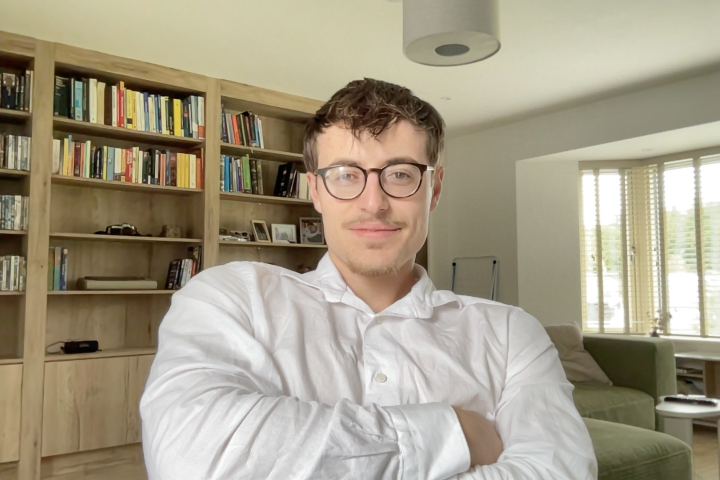
#> input picture selfPortrait.jpg, 1440 x 960 px (shown at 1/2 size)
$ python file.py
#> lines starting #> are read from the running program, lines starting #| are printed output that depends on the picture
import sklearn
import numpy as np
from PIL import Image
import matplotlib.pyplot as plt
from scipy.ndimage import convolve
from skimage.transform import resize
"""
BACKGROUND: This method transforms our RGB image, into a grayscaled image. It is repeated for every pixel in the image.
STEP 1: The 'image' we pass as an argument is a NumPy array, and stores the dimensions of the array.
It looks like this: [x, y, 3]
 - The x refers to the height of the image, so the number of rows.
  - The y refers to the width of the image, so the number of columns.
   - The 3, refers to the number of colour channels. In an RBG image it is 3, in a thresholded image it is 2.

STEP 2: We use nested 'for' loops to loop through the whole image.
 - 'x' represents the row, 'y' represents the column.
  - 'x' loops from 0 to the number of rows in the image represented by 'image.shape[0]'
   - 'y' loops from 0 to the number of columns in the image represented by 'image.shape[1]'

STEP 3: Next, the integer 'redChannel' looks into the NumPy array, and stores the red intensity of the current pixel. (E.g. redChannel = 120)
 It repeats this process for all of the pixels on each iteration. Same applies for the 'greenChannel' and 'blueChannel', with '1 = GREEN' and '2 = BLUE' respectively.

STEP 4: Next, we create an int 'pixelIntensity' that stores the grayscale pixel intensity that will be assigned to the current pixel.
 - This is determined by fixed weights assigned to each colour channel. This is because the human eye is more sensitive to certain
  - colours, therefore, making the weights NOT an even 0.333 each.
   - We store the intensity in an 'int' because the result of our calculations could be a decimal number, but a standard 8-bit image
    only represents WHOLE intensity values!

STEP 5: Lastly, we need to set every pixel in the image to grayscale. We take the 'x' & 'y' coordinates of each pixel,
 - and then we set the R, G, and B channels all to the grayscale intensity which we calculated just now!
"""
def grayscaleImage(image):
    for x in range(0, image.shape[0]):
        for y in range(0, image.shape[1]):
            redChannel = image[x, y, 0]
            greenChannel = image[x, y, 1]
            blueChannel = image[x, y, 2]

            pixelIntensity = int(
                0.299 * redChannel +
                0.587 * greenChannel +
                0.114 * blueChannel)

            image[x, y] = [pixelIntensity, pixelIntensity, pixelIntensity]
    return image

"""
BACKGROUND: This method returns a histogram with the intensity of each pixel in the grayscale image. It is repeated for every pixel in the image.
STEP 1: We first create a 'histogram' variable that stores a NumPy array that contains 256 floating point numbers.
  - We use 256, because in a standard grayscale image, a pixel can be an intensity from 0 to 255.
   - Each INDEX in the 'histogram' array represents an intensity level.
   - Each value given to each INDEX at the beginning is 0.0, because we haven't gone through the image yet.

STEP 2: We use nested 'for' loops to loop through the whole image.
  - 'x' represents the row, 'y' represents the column.
   - 'x' loops from 0 to the number of rows in the image represented by 'image.shape[0]'
    - 'y' loops from 0 to the number of columns in the image represented by 'image.shape[1]'

STEP 3: We store the pixel intensity inside of the 'pixelIntensity' variable.
 - We use the 'x' & 'y' coordinates to locate the pixel, but we ONLY store the intensity.

STEP 4: The last thing we do is, once we have the pixel intensity, we want to add 1 to the counter in our 'histogram' NumPy array.
- (E.g. If we had a pixelIntensity = 220, that means at the index 220 in the NumPy array, add 1, meaning one pixel has a 220 intensity)
"""
def imageHistogramGrayscale(image):
    grayscaleHistogram = np.zeros(256)
    for x in range(0, image.shape[0]):
        for y in range(0, image.shape[1]):
            pixelIntensity = image[x, y]
            grayscaleHistogram[(pixelIntensity)] += 1
    return grayscaleHistogram

"""
BACKGROUND: This method returns a histogram with the R, G & B intensities of each pixel in the RGB image. It is repeated for every pixel in the image.
STEP 1: This method is very similar to our grayscale one. We create 3 separate NumPy arrays, one for every RGB channel.
 - They all start at 0.0 for each index same as before.

STEP 2: We loop through the whole image same as before, but for each pixel, we retrieve the R, G and B intensity values and store them in separate values.
 - 'redIntensity' is an integer to be clear, and the same applies for G and B.

STEP 3: After we disect the R, G and B intensities of all the pixels and store them in their appropriate int variables
 we add them to its appropriate 'histogram' NumPy array

STEP 4: Since we have 3 separate histograms now, we return all of them, that we can then use in the main() method.
"""
def imageHistogramsRGB(image):
    redHistogram = np.zeros(256)
    greenHistogram = np.zeros(256)
    blueHistogram = np.zeros(256)

    for x in range(0, image.shape[0]):
        for y in range(0, image.shape[1]):
            redIntensity = image[x, y, 0]
            greenIntensity = image[x, y, 1]
            blueIntensiy = image[x, y, 2]

            redHistogram[(redIntensity)] += 1
            greenHistogram[(greenIntensity)] += 1
            blueHistogram[(blueIntensiy)] += 1
    return redHistogram, greenHistogram, blueHistogram

"""
Images naturally have noise. Some images have more noise than others due to cicrumstances such as low light, electronic interference etc. If we use an image
 that is naturally relatively clean of noise, we introduce Gaussian noise. This means we purposefully make the image more noisy. Adding Gaussian noise to
  an image means we make random pixels lighter or brighter. More specifically, we add light intensity or decrease light intensity to each pixel in the image.
   This effect could make darker areas, darker. Lighter areas, lighter. Darker areas, lighter, and lighter areas, darker.
    (E.g. If a pixel in the image is 145 intensity. We add a Gaussian noise of +34, making the pixel now 179 intensity.)
     - The reason we add Gaussian noise is, we then want to determine how effective certain image processing techniques are at fixing noisy images.
      - This is so, when we have naturally noisy images, we can use these techniques to fix this noise, and make them cleaner.
       - CONCLSION: We create a problem by adding Gaussian noise to a relatively clean image, so that when we encounter naturally noisy images, we know how to handle them.

BACKGROUND: This method introduces Gaussian Noise to an RGB portrait image
'mean = 0.0': The mean is the average 'effect' of the Gaussian noise on the image. If we take all of the Gaussian noise values we applied to the image, and calculate their
 mean, it would equal Zero or close to Zero.

'variance = 0.02': The variance is how spread the Gaussian noise values are mathematically. In other words, we rather use the Standard Deviation
'standard deviation = 0.1414': The SD is how spread the Gaussian noise values are from the mean. That means that most noise values are +0.1414 or -0.1414 over/ lower the mean.

STEP 1: First, since the mean, variance and standard deviation are STANDARDIZED, meaning in a range between 0 and 1, we need to normalize our image too.
 - By normalizing it, that means the R, G and B values for each pixel, have to be a value between 0 and 1.
  - Before this method our 'image' is storing this [x, y, z] for EVERY PIXEL in the image as INT numbers. x being the RED channel, y being the BLUE channel, z being the GREEN channel.
   - After this method our 'image' is storing each of the RGB channels as FLOAT numbers.

   '.astype()': Converts the values in the NumPy array into a dfferent data type
   'np.float32': Specifies the new data type, AKA 32-Bit Floating Point numbers
   '/ 255.00': Divides each RGB channel for each pixel by a 255 to give the normalized RGB values for each pixel. NOTE: Its 255.00 because it is a floating-point division

STEP 2: We calculate the Standard Deviation by square rooting the variance as we are spreading the noise using a Normal Guassian Distribution
 - We use the '.sqrt()' function on the variance, which gives us a Standard Deviation of around 0.1414.
  - As mentioned earlier, this means MOST noise will be values around 0.1414, both in the positive and negative range.

STEP 3: Next, we generate the Gaussian noise values. REMEMBER: Every RGB channel for EVERY pixel, gets a RANDOM Gaussian Noise value!!
 - We start with using the '.random' function to generate random numbers
  - We then use the '.normal()' function because we want the noise to be spread following a Normal Gaussian distribution This means most of the
   noise values will be close to the mean, in both the positive (+) and negative (-) direction.
    - Noise values that are far from Zero, can happen but rarely.

    'mean': Provide the mean as an argument as we need it for our Normal distribution
    'StandardDeviation': Provide the SD as we need it for the distribution
    'normalizedImage.shape()': This creates the shape of the noise array. It has the exact shape of the grayscale image, to match the dimensions.
     This NumPy noise array will have these dimensions [N° of Rows, N° of Columns, Number of RGB channels], which matches the images dimensions and RGB Channels.

STEP 4: Now, we ADD the Gaussian noise onto our original Grayscale image.

STEP 5: Lastly, we normalize the image. What this means is, we ensure every pixel value in our image is between 0.0 and 1.0
 - This is because, after adding noise to our image, we might end up with pixel brightnesses that go below 0 or above 1. This
  could happen with pixels close to 0 or 1 to begin with, so close 0 or 255 in the 8-Bit scale.

  '.clip()': If we have a pixel value that is -0.15 for example, it will be set to 0, after the clipping.
             If a pixel value is 0.25 for example, it will remain 0.25, because it is in the 0 - 1 range.
             If a pixel value is 1.12 for example, it will be set to 1 after the clipping.
"""
def gaussianNoise(image, mean, variance):
    normalizedImage = image.astype(np.float32) / 255.00
    standardDeviation = np.sqrt(variance)

    gaussianNoise = np.random.normal(mean, standardDeviation, normalizedImage.shape)
    noisyImage = normalizedImage + gaussianNoise
    noisyImage = np.clip(noisyImage, 0.0, 1.0)
    return noisyImage

"""
Salt and Pepper (S&P) refers to random pixels that have extreme intensities such as 0 (Black) or 255 (White),
 and it's often caused by faulty sensors or memory cell errors.

BACKGROUND: This method is going to convert 9% of the total pixels in the image to either black or white.

STEP 1: First, we normalize the image, the same way we did with Gaussian Noise. We technically can avoid this, but we want to maintain
 a standard approach, similar to Gaussian. This means that if originally 255 = WHITE & 0 = BLACK, after standardization, 1 = WHITE & 0 is BLACK

STEP 2: Next, we need to create our S&P noise and store it in a NumPy array. This array is then mapped onto our grayscale image.

    'np.random': Generates random numbers from
    '.random()': Tells the first random function to generate random numbers between 0 INCLUSIVE and 1 EXCLUSIVE
    '.shape[:2]': Takes the 'normalizedImage' array that was storing [x, y, 3] and only considers the 'x' and 'y' (REMINDER: 'x' and 'y' are the total number of rows and columns).
     - For each of the pixels in the x * y image, we give it a random value from 0 to 1.
      - This is because S&P affects the ENTIRE pixel, not SPECIFIC RGB channels, therefore we ONLY make 1 decision per pixel (Either it stays the same, it becomes black or becomes white.)
       - In other words, we do not need to store the RGB channels, as we are NOT making a change to each RGB channel separately.

STEP 3: Conditions to determine whether the pixel changes to WHITE, BLACK or remains unchanged.
 - If the random value is < 0.045, then the pixel becomes BLACK!
 - If the random value is 0.045 >= x < 0.09, then the pixel becomes WHITE!
 - If the random value is > 0.09, then the pixel stays UNCHANGED!

STEP 4: Store these conditions in boolean arrays called 'pepperNoise' and 'saltNoise'
 - We create 2x boolean arrays that will store either TRUE or FALSE for each pixel in the image. We pass the image in both arrays, one at a time.
  - For every pixel in the pepperNoise array, IF it is < 0.045, then the array will store TRUE, if not FALSE.
  - For every pixel in the saltNoise array, IF it is 0.045 >= x < 0.09, then the array will store TRUE, if not FALSE.
   - NOTE: Any pixel set to TRUE in the pepperNoise array, CANNOT be also TRUE in the saltNoise array.
    The same pixel in BOTH arrays, CAN be FALSE, as it indicates that the pixel remains unchanged.

REMINDER: The amount set to 0.09 is essentially the probability of a pixel changing to either black or white. Since we set that any random value
 over 0.09 remains unchanged, the vast majority of the pixels will not change!
"""
def saltAndPepperNoise(image, amount):
    normalizedImage = image.astype(np.float32) / 255.00

    randomNoiseValues = np.random.random(normalizedImage.shape[:2])

    pepperNoise = randomNoiseValues < amount / 2
    saltNoise = (randomNoiseValues >= amount / 2) & (randomNoiseValues < amount)

    noisyImage = normalizedImage.copy()
    noisyImage[pepperNoise] = 0.0
    noisyImage[saltNoise] = 1.0

    return noisyImage

"""
EDGE DETECTION: Refers to the process of finding the rapid changes in intensity in an image through the use of
 First or Second-Derivative Edge Detection techniques. Mathematically, it measures the changes in intensity
  horizontally and vertically. If the change is rapid and substantial, then it is a candidate to be an edge.
   An edge could be the boundary of a foregound object next to the background, a rapid change in intensity within
    the foreground object itself.
     - In images, we find the change in pixel intensity vertically, so the columns, and horizonally, so the rows.
        That means we have a horizontal and vertical derivative. After that we find the gradient magnitude, which
         essentially 'combines the horizontal and vertical partial derivatives together' but in a safe way that considers
          whether the change is positive (+) or negative (-), and if the gradient magnitude is HIGH, we most likely have an edge.
           IF it is low, we most likely don't.
            - DETECTION TECHNIQUES: Since images can be very big, we use calculate the partial derivatives using HORIZONTAL and
             VERTICAL kernels/filters. First one we will look at is Roberts.

BACKGROUND: This method will use the Roberts First-Order Derivate to outline the edges in our noisty grayscale images.
 Roberts is unique because it considers a 2x2 neighbourhood of pixels, and measures the diagonal changes in intensity rather than the
  vertical or horizontal. As we will see below, Roberts considers the changes between the TOP-LEFT (1) and BOTTOM-RIGHT (-1) pixel in the 'x' filter,
  and the TOP-RIGHT (1) and BOTTOM-LEFT (-1) in the 'y' derivative. The (0) in the kernels mean these pixels do not contribute anything.

STEP 1: We calculate the 'x' and 'y' partial derivatives by doing the following math:
 [KEY: PI = Pixel Intensity], In Python the 'convolve()' function does this for us.

  (1 * PI) + (0 * PI) + (0 * PI) + (-1 * PI) = 'x' Partial Derivative

  (0 * PI) + (1 * PI) + (-1 * PI) + (0 * PI) = 'y' Partial Derivative

STEP 2: We calculate the gradient magnitude for every pixel in the image! In other words, the gradient magnitude is how strong the intensity change is for this 2x2 neighbourhood. Mathematically it is:

    SQRT('x' Partial Derivative**2 + 'y' Partial Derivatives**2)

     - NOTE: The GRADIENT MAGNITUDE is a NumPy array that represents the edge-only image. It comtains the diagonal values that arise from the
     'x' and 'y' derivatives!

STEP 3: Once we have calculated the gradient magnitude, we return it.
 - This image includes both strong and weak edges. Weaker edges are represented by a lighter shade of gray, while the stronger edges are
  a stronger shade of white. NOTE: If we implemented thresholding, that would return a binary image, where all of the pixels that are ABOVE
   the threshold are considered an edge and represented by 255. If they are below, they are not considered an edge, therefore they become part
    of the background.

STEP 4: Since we are acting on grayscale, and Roberts only works on images that store the total number of rows and columns but NOT including the RGB channels,
 we need to convert our grayscale image into a [x, y] format. Remember, this is because our grayscale image was originally stored as [x, y, 3], and we set the same intensity
  for each RGB channel. For Roberts, we use the '[:, :, 0]' line of code. This symbolizes that we are storing the total number of rows, total number of columns and the FIRST channel,
   which is the RED RGB channel.
"""
def robertsEdgeDetection(image):
    xFilter = np.array([
        [1, 0],
        [0, -1]
        ])
    yFilter = np.array([
        [0, 1],
        [-1, 0]
        ])

    convertedImage = image.astype(np.float32)
    convertedImage = convertedImage[:, :, 0]
    xPartialDerivative = convolve(convertedImage, xFilter)
    yPartialDerivative = convolve(convertedImage, yFilter)
    gradientMagnitudeMap = np.sqrt((xPartialDerivative**2) + (yPartialDerivative**2))

    return gradientMagnitudeMap

def prewittEdgeDetection(image):
    xFilter = np.array([
        [1, 0, -1],
        [1, 0, -1],
        [1, 0, -1]
        ])
    yFilter = np.array([
        [1, 1, 1],
        [0, 0, 0],
        [-1, -1, -1]
        ])
    convertedImage = image.astype(np.float32)
    convertedImage = convertedImage[:, :, 0]
    xPartialDerivative = convolve(convertedImage, xFilter)
    yPartialDerivative = convolve(convertedImage, yFilter)
    gradientMagnitudeMap = np.sqrt((xPartialDerivative**2) + (yPartialDerivative**2))

    return gradientMagnitudeMap

def sobelEdgeDetection(image):
    xFilter = np.array([
        [-1, 0, 1],
        [-2, 0, 2],
        [-1, 0, 1]
    ])
    yFilter = np.array([
        [-1, -2, -1],
        [0, 0, 0],
        [1, 2, 1]
    ])

    convertedImage = image.astype(np.float32)
    convertedImage = convertedImage[:, :, 0]
    xPartialDerivative = convolve(convertedImage, xFilter)
    yPartialDerivative = convolve(convertedImage, yFilter)
    gradientMagnitudeMap = np.sqrt((xPartialDerivative**2) + (yPartialDerivative**2))

    return gradientMagnitudeMap

"""
BACKGROUND: This method will implement the Canny First-Order Derivative Edge Detector. Its more complex, and uses the Sobel detection process as part of its process.
 - It is less susceptible to noise and can return a much more precise edge detection, but at a cost of being more computationally complex.

STEP 1: Guassian Smoothing. First thing we do is apply the Gaussian blur kernel. NOTE: This is NOT the Gaussian Noise Kernels.
 - The purpose of applying this 1 Guassian Blur kernel over our image is so if there are any pixels that are much higher or lower in intensity compared to the surrounding neighbourhood,
    we find the weighted average of the neighbourhood to smooth it out. Within this 3x3 kernel that we see below, we give more weight to the pixels closest to the one we are trying to fix,
     because it gives a more accurate result.

STEP 2:

STEP 3:

STEP 4:

STEP 5:
"""

def cannyEdgeDetection(image):
    blurFilter = np.array([
        [1, 2, 1],
        [2, 4, 2],
        [1, 2, 1]
        ])
    convertedImage = image.astype(np.float32) / 16.00
    blurredImage = convolve(convertedImage, blurFilter)

    xSobelFilter = np.array([
        [-1, 0, 1],
        [-2, 0, 2],
        [-1, 0, 1]
        ])
    ySobelFilter = np.array([
        [-1, -2, -1],
        [0, 0, 0],
        [1, 2, 1]
    ])
    xPartialDerivative = convolve(blurredImage, xSobelFilter)
    yPartialDerivative = convolve(blurredImage, ySobelFilter)
    gradientMagnitudeMap = np.sqrt((xPartialDerivative**2) + (yPartialDerivative**2))
    gradientDirection = np.arctan2(yPartialDerivative, xPartialDerivative)
    thinnedEdgesImage = np.zeros_like(gradientMagnitudeMap)

    for x in range(1, image.shape[0] - 1):
        for y in range(1, image.shape[1] - 1):
            angle = np.rad2deg(gradientDirection[x, y])
            angle = (angle + 180) % 180
            current = gradientMagnitudeMap[x, y]

            if angle < 22.5 or angle >= 157.5:
                neighbour1 = gradientMagnitudeMap[x, y - 1]
                neighbour2 = gradientMagnitudeMap[x, y + 1]

            elif angle < 67.5:
                neighbour1 = gradientMagnitudeMap[x - 1, y + 1]
                neighbour2 = gradientMagnitudeMap[x + 1, y - 1]

            elif angle < 112.5:
                neighbour1 = gradientMagnitudeMap[x - 1, y]
                neighbour2 = gradientMagnitudeMap[x + 1, y]

            else:
                neighbour1 = gradientMagnitudeMap[x - 1, y - 1]
                neighbour2 = gradientMagnitudeMap[x + 1, y + 1]

            if current >= neighbour1 and current >= neighbour2:
                thinnedEdgesImage[x, y] = current

    lowerBoundThreshold = 30
    higherBoundThreshold = 80

    strongEdges = thinnedEdgesImage >= higherBoundThreshold
    weakEdges = ((thinnedEdgesImage >= lowerBoundThreshold) & (thinnedEdgesImage < higherBoundThreshold))


    return image

#-----------------------
#----- Question 1A -----
#-----------------------

#We use the 'NumPY' library to open the self-portrait image
baseImage = Image.open('selfPortrait.jpg')
#> baseImage is the input picture: PIL image 1440x960 RGB; mean R, G, B 164.6, 155.6, 134.4
plt.figure(figsize = (15, 6))
#We want to keep the OG image as is, so we will work on a copy of the image
# from now on using the '.copy()' method
baseImageCopy = baseImage.copy()
plt.subplot(1, 3, 1)
plt.title("Original Image")
plt.imshow(baseImageCopy)

#Next, we need to convert the base image into a NumPy array
numPyImage = np.array(baseImageCopy)

#----- 1.A.1 - IMAGE RESIZING
#We resize our image to 512 by 512 pixels and store it in a variable called 'resizeBaseImage'
resizedBaseImage = resize(numPyImage, (512, 512))
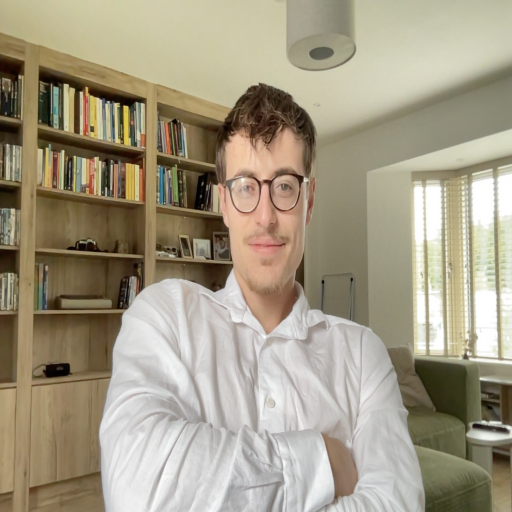
#> resizedBaseImage: shape (512, 512, 3) float64; mean R, G, B 0.645, 0.61, 0.527
#We then show it using the '.imshow()' method
plt.subplot(1, 3, 2)
plt.title("Resized Image")
plt.imshow(resizedBaseImage)

#----- 1.A.2 - CONVERTING TO GREYSCALE
grayscaledImage = grayscaleImage(numPyImage.copy())
#> after the loop in grayscaleImage, `for x in range(0, image.shape[0]):`:
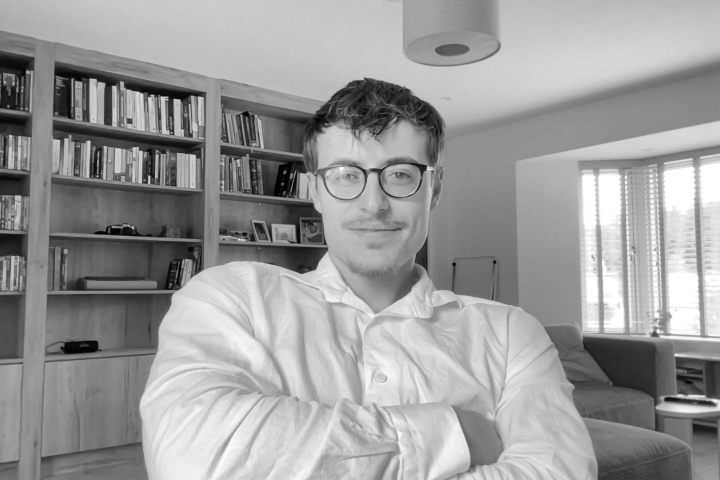
#> image: shape (960, 1440, 3) (shown at 1/2 size); min 0, max 255, mean 155.4
plt.subplot(1, 3, 3)
plt.title("Grayscaled Image")
plt.imshow(grayscaledImage)
plt.show()

#----- 1.A.3 - DISPLAYING IMAGE HISTOGRAM for Grayscale IMAGE && for RGB IMAGES
plt.figure(figsize = (15, 6))
plt.subplot(1, 2, 1)
plt.title("Grayscaled Image")
plt.imshow(grayscaledImage)

grayscaleHistogram = imageHistogramGrayscale(grayscaledImage)
#> (the rest of the program and of its run is left out)
